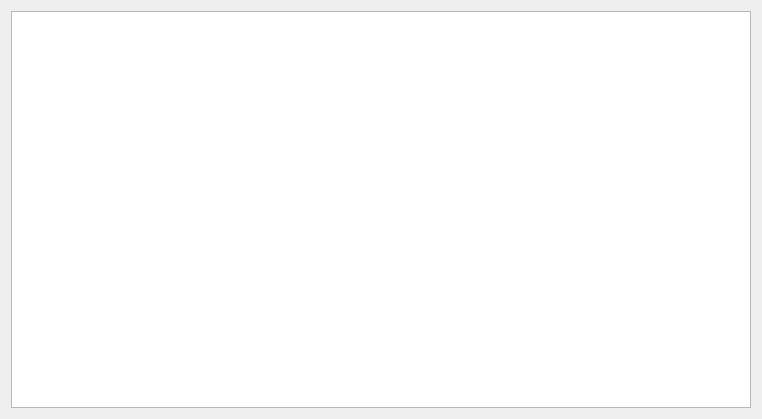
<?xml version="1.0" encoding="UTF-8"?>
<ui version="4.0">
 <class>MainWindow</class>
 <widget class="QMainWindow" name="MainWindow">
  <property name="geometry">
   <rect>
    <x>0</x>
    <y>0</y>
    <width>762</width>
    <height>419</height>
   </rect>
  </property>
  <property name="windowTitle">
   <string>MainWindow</string>
  </property>
  <widget class="QWidget" name="centralWidget">
   <layout class="QHBoxLayout" name="horizontalLayout">
    <item>
     <widget class="QGraphicsView" name="graphicsView"/>
    </item>
   </layout>
  </widget>
 </widget>
 <layoutdefault spacing="6" margin="11"/>
 <resources/>
 <connections/>
</ui>
